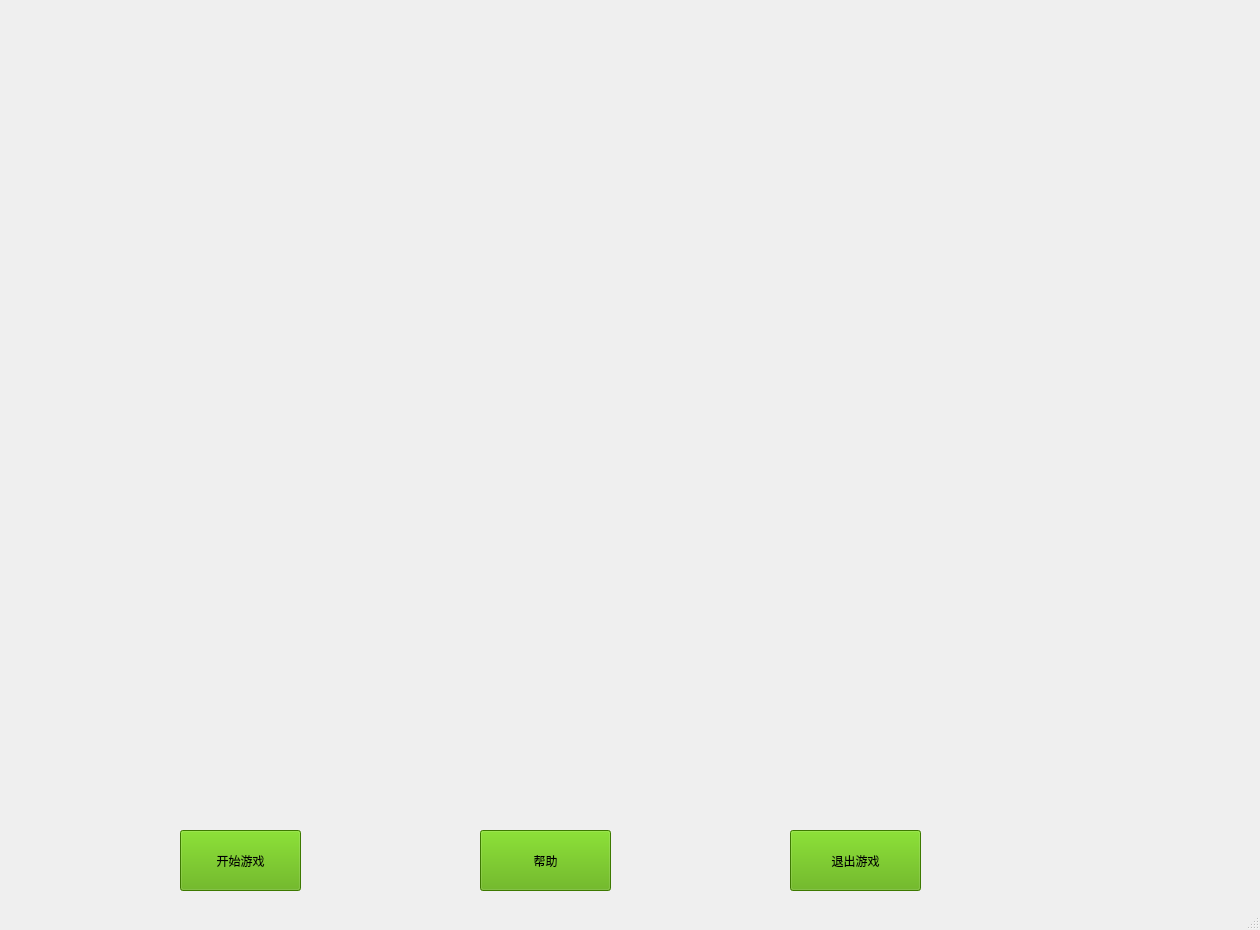
<?xml version="1.0" encoding="UTF-8"?>
<ui version="4.0">
 <class>begin_window</class>
 <widget class="QMainWindow" name="begin_window">
  <property name="geometry">
   <rect>
    <x>0</x>
    <y>0</y>
    <width>1260</width>
    <height>930</height>
   </rect>
  </property>
  <property name="windowTitle">
   <string>MainWindow</string>
  </property>
  <property name="styleSheet">
   <string notr="true">#begin_window {background-image:url(:/resource/mainback.jpg);}
</string>
  </property>
  <widget class="QWidget" name="centralwidget">
   <widget class="QPushButton" name="pushButton">
    <property name="geometry">
     <rect>
      <x>180</x>
      <y>830</y>
      <width>121</width>
      <height>61</height>
     </rect>
    </property>
    <property name="styleSheet">
     <string notr="true">background-color:rgb(85, 170, 0);
font: 14pt &quot;Arial&quot;;</string>
    </property>
    <property name="text">
     <string>开始游戏</string>
    </property>
   </widget>
   <widget class="QPushButton" name="pushButton_2">
    <property name="geometry">
     <rect>
      <x>480</x>
      <y>830</y>
      <width>131</width>
      <height>61</height>
     </rect>
    </property>
    <property name="styleSheet">
     <string notr="true">background-color:rgb(85, 170, 0);
font: 14pt &quot;Arial&quot;;</string>
    </property>
    <property name="text">
     <string>帮助</string>
    </property>
   </widget>
   <widget class="QPushButton" name="pushButton_3">
    <property name="geometry">
     <rect>
      <x>790</x>
      <y>830</y>
      <width>131</width>
      <height>61</height>
     </rect>
    </property>
    <property name="styleSheet">
     <string notr="true">background-color:rgb(85, 170, 0);
font: 14pt &quot;Arial&quot;;</string>
    </property>
    <property name="text">
     <string>退出游戏</string>
    </property>
   </widget>
  </widget>
  <widget class="QMenuBar" name="menubar">
   <property name="geometry">
    <rect>
     <x>0</x>
     <y>0</y>
     <width>1260</width>
     <height>17</height>
    </rect>
   </property>
  </widget>
  <widget class="QStatusBar" name="statusbar"/>
 </widget>
 <resources/>
 <connections/>
</ui>
